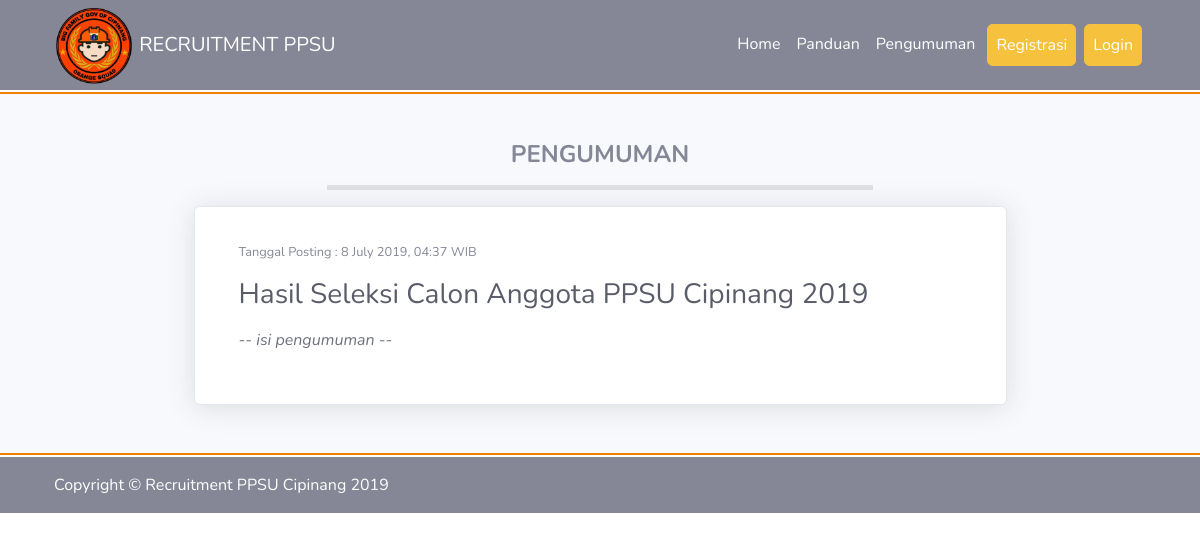
Page /pengumuman/view/3 on the committed database.
### tables this page shows
CREATE TABLE `pengumuman` (
  `id` int(11) NOT NULL,
  `judul` varchar(256) NOT NULL,
  `isi` varchar(2000) NOT NULL,
  `gambar` varchar(128) NOT NULL,
  `tanggal` timestamp NOT NULL DEFAULT CURRENT_TIMESTAMP
);

### application/controllers/Pengumuman.php (called while the page is built, shortened)
<?php
class Pengumuman extends CI_Controller
{
    public function __construct()
    {
        $ip = $this->input->server('REMOTE_ADDR');
        $cek_ip = $this->db->query("SELECT * FROM visitor WHERE ip='$ip' AND DATE(tanggal)=CURDATE()");
        if ($cek_ip->num_rows() <= 0) {
            $this->db->set('ip', $ip);
            $this->db->insert('visitor');
        }
    }
    public function view()
    {
        $id = $this->uri->segment(3);
        $data['view_pengumuman'] = $this->db->get_where('pengumuman', ['id' => $id])->row_array();
        $data['judul'] = $data['view_pengumuman']['judul'];
        $data['date'] = date_create($data['view_pengumuman']['tanggal']);
        $this->load->view('templates/header', $data);
        $this->load->view('home/view_pengumuman', $data);
        $this->load->view('templates/footer');
    }
}

### index.php (called while the page is built, shortened)
<?php
require_once BASEPATH.'core/CodeIgniter.php';

### application/views/home/view_pengumuman.php (the view)
<div style="background-color: #f8f9fc;">
    <div class="container">
        <div class="row">
            <div class="col-md-12 mt-5">
                <h4 class="font-weight-bold text-center">PENGUMUMAN</h4>
                <hr style="border-width: 5px; width: 50%;">
            </div>
        </div>
        <div class="row">
            <div class="col-md-9 mx-auto">
                <div class="card shadow mb-5">
                    <div class="card-body">
                        <div class="row my-3">
                            <div class="col-md-12">
                                <div class="container">
                                    <div class="small text-gray-600">Tanggal Posting : <?= date_format($date, "j F Y, H:i") . ' WIB' ?></div>
                                    <div class="h3 text-dark my-3"><?= $view_pengumuman['judul'] ?></div>
                                    <div class="text-gray-700"><?= $view_pengumuman['isi'] ?></div>
                                </div>
                            </div>
                        </div>
                    </div>
                </div>
            </div>
        </div>
    </div>
</div>

### rows in the picture
pengumuman: judul "Hasil Seleksi Calon Anggota PPSU Cipinang 2019", isi "-- isi pengumuman --"

### other values in the picture
date_format($date, "j F Y, H:i") "8 July 2019, 04:37"
